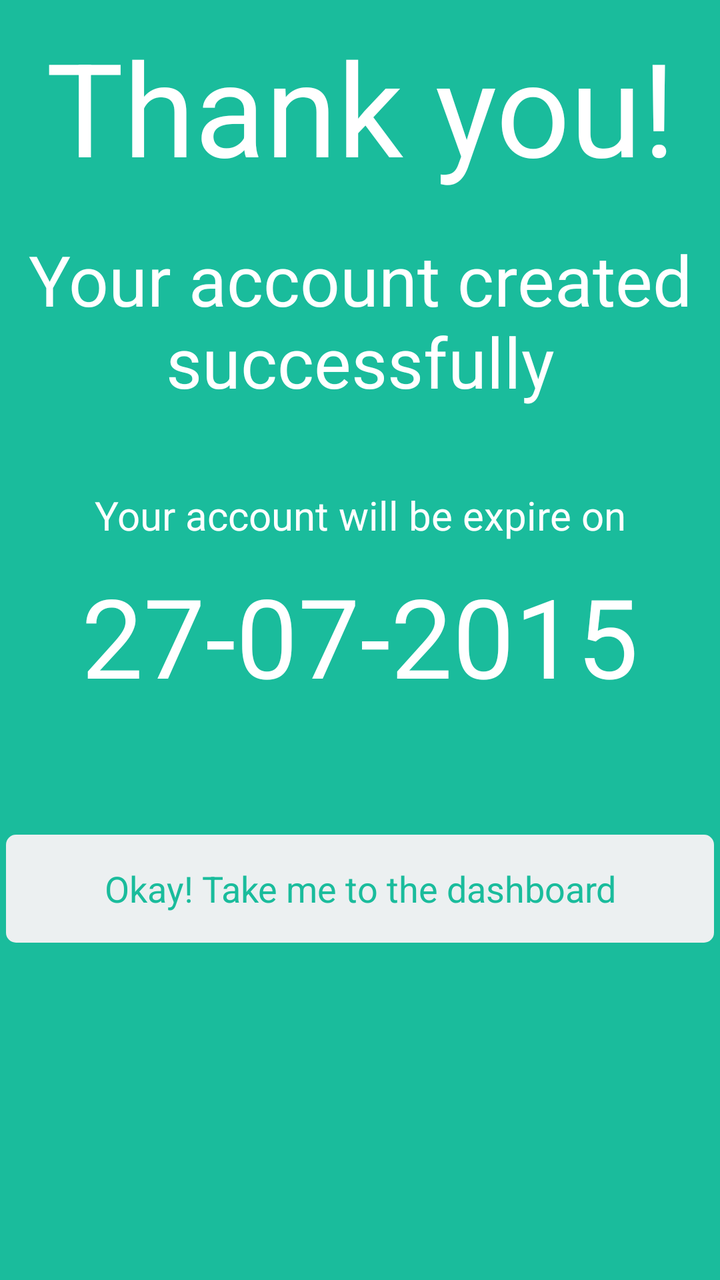
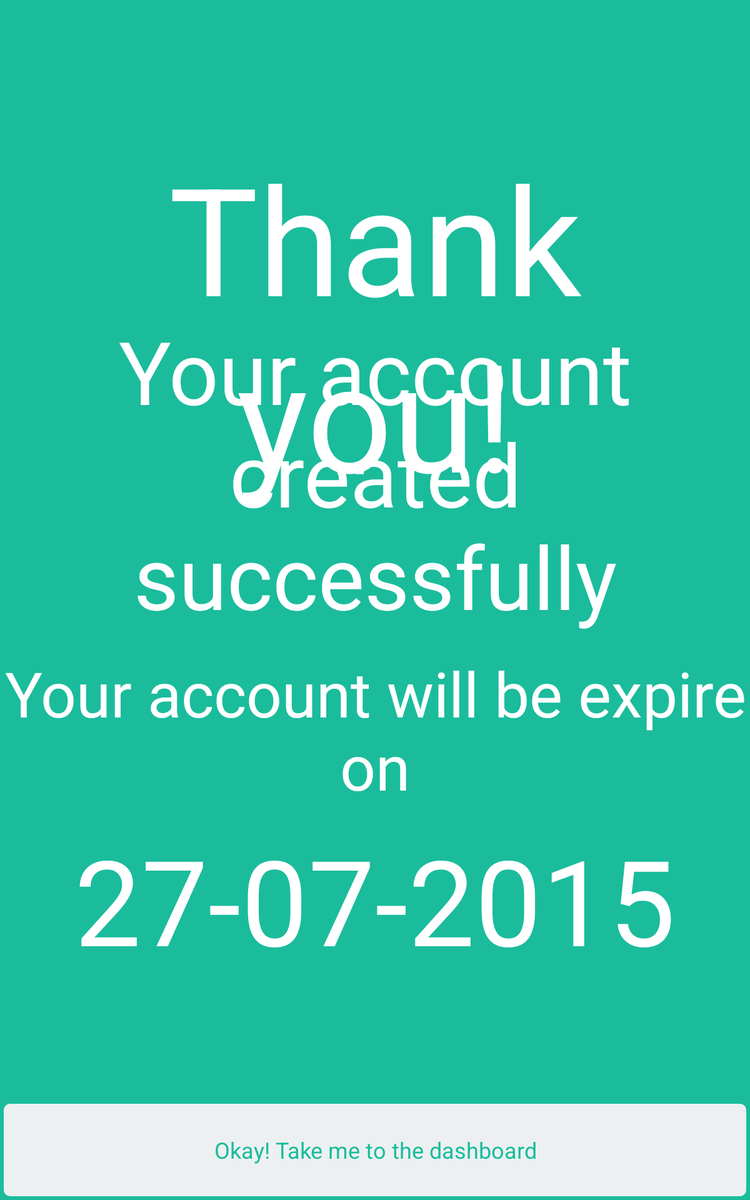

Two renders of one Android screen. The first uses the default layout on a phone; the second uses the alternative layout the repository ships for a different screen configuration, on a matching device. The two XML files are below.
<!-- AndroidManifest.xml: application theme AppTheme -->
<!-- res/layout/activity_thankyou.xml -->
<?xml version="1.0" encoding="utf-8"?>
<LinearLayout xmlns:android="http://schemas.android.com/apk/res/android"
    android:layout_width="match_parent"
    android:layout_height="match_parent"
    android:background="#1abc9c"
    android:orientation="vertical" >


    <ScrollView
        android:layout_width="match_parent"
        android:layout_height="wrap_content"
        >

        <LinearLayout
            android:layout_width="match_parent"
            android:layout_height="wrap_content"
            android:gravity="center"
            android:orientation="vertical" >

            <TextView
                android:id="@+id/welcome_premium_thanks_txt"
                android:layout_width="match_parent"
                android:layout_height="wrap_content"
                android:gravity="center_horizontal"
                android:padding="10dp"
                android:text="Thank you!"
                android:textColor="#FFFFFF"
                android:textSize="65sp" />

            <TextView
                android:id="@+id/welcome_register_success"
                android:layout_width="match_parent"
                android:layout_height="wrap_content"
                android:gravity="center_horizontal"
                android:padding="10dp"
                android:text="@string/welcome_register_success"
                android:textColor="#FFFFFF"
                android:textSize="35sp" />

            <TextView
                android:id="@+id/welcome_premium_expire_notify_txt"
                android:layout_width="match_parent"
                android:layout_height="wrap_content"
                android:layout_marginTop="30dp"
                android:gravity="center_horizontal"
                android:text="Your account will be expire on"
                android:textColor="#FFFFFF"
                android:textSize="20sp" />

            <TextView
                android:id="@+id/register_thankyou_expire_txt"
                android:layout_width="match_parent"
                android:layout_height="wrap_content"
                android:gravity="center_horizontal"
                android:padding="10dp"
                android:text="27-07-2015"
                android:layout_marginBottom="50dp"
                android:textColor="#FFFFFF"
                android:textSize="55sp" />
            <Button

                android:id="@+id/register_thankyou_btn"
                android:layout_width="match_parent"
                android:layout_height="60dp"
                android:layout_alignParentBottom="true"
                android:layout_below="@+id/scrollView1"
                android:background="@drawable/btn_light"
                android:text="@string/welcome_premium_takeme"
                android:textColor="#1abc9c" />
        </LinearLayout>




    </ScrollView>

</LinearLayout>
<!-- resources referenced by this layout -->
<resources>
  <!-- drawable btn_light (drawable) -->
  <?xml version="1.0" encoding="utf-8"?>
  <layer-list xmlns:android="http://schemas.android.com/apk/res/android" >
      <item android:left="3dp" android:right="3dp" android:top="3dp" android:bottom="3dp">
          <shape android:shape="rectangle" >
              <corners android:radius="5dp" />
              <solid android:color="#ecf0f1" />
          </shape>
      </item>
      <item android:left="3dp" android:right="3dp" android:top="3dp" android:bottom="3dp">
          <selector>
              <item android:state_pressed="true">
                  <shape android:shape="rectangle" >
                      <corners android:radius="5dp" />
                      <solid android:color="#bdc3c7" />
                  </shape>
              </item>
          </selector>
      </item>
  </layer-list>
  <string name="welcome_premium_takeme">Okay! Take me to the dashboard</string>
  <string name="welcome_register_success">Your account created successfully</string>
  <style name="AppTheme" parent="AppBaseTheme">
          
      </style>
  <!-- from res/values-v11/ -->
  <style name="AppBaseTheme" parent="android:Theme.Holo.Light">
          
      </style>
</resources>
<!-- res/layout-sw600dp/activity_thankyou.xml (the author's variant of the layout above) -->
<!-- drawn on a 7-inch tablet held upright -->
<?xml version="1.0" encoding="utf-8"?>
<RelativeLayout xmlns:android="http://schemas.android.com/apk/res/android"
    android:layout_width="match_parent"
    android:layout_height="match_parent"
    android:background="#1abc9c"
    android:orientation="vertical" >

    <ScrollView
        android:id="@+id/scrollView1"
        android:layout_width="match_parent"
        android:layout_height="wrap_content" >

        <LinearLayout
            android:layout_width="match_parent"
            android:layout_height="wrap_content"
            android:gravity="center"
            android:orientation="vertical" >
        </LinearLayout>
    </ScrollView>

    <Button
        android:id="@+id/welcome_premium_ok_btn"
        android:layout_width="match_parent"
        android:layout_height="80dp"
        android:layout_alignParentBottom="true"
        android:background="@drawable/btn_light"
        android:text="@string/welcome_premium_takeme"
        android:textColor="#1abc9c" />

    <TextView
        android:id="@+id/register_thankyou_expire_txt"
        android:layout_width="match_parent"
        android:layout_height="wrap_content"
        android:layout_above="@+id/welcome_premium_ok_btn"
        android:layout_alignParentLeft="true"
        android:layout_marginBottom="87dp"
        android:gravity="center_horizontal"
        android:padding="10dp"
        android:text="27-07-2015"
        android:textColor="#FFFFFF"
        android:textSize="95sp" />

    <TextView
        android:id="@+id/welcome_premium_expire_notify_txt"
        android:layout_width="match_parent"
        android:layout_height="wrap_content"
        android:layout_above="@+id/register_thankyou_expire_txt"
        android:layout_alignParentLeft="true"
        android:gravity="center_horizontal"
        android:text="Your account will be expire on"
        android:textColor="#FFFFFF"
        android:textSize="50sp" />

    <TextView
        android:id="@+id/welcome_premium_thanks_txt"
        android:layout_width="match_parent"
        android:layout_height="wrap_content"
        android:layout_alignParentLeft="true"
        android:layout_below="@+id/scrollView1"
        android:layout_marginTop="100dp"
        android:gravity="center_horizontal"
        android:padding="10dp"
        android:text="Thank you!"
        android:textColor="#FFFFFF"
        android:textSize="120sp" />

    <TextView
        android:id="@+id/welcome_register_success"
        android:layout_width="match_parent"
        android:layout_height="wrap_content"
        android:layout_alignTop="@id/welcome_premium_thanks_txt"
        android:layout_marginTop="140dp"
        android:gravity="center_horizontal"
        android:padding="10dp"
        android:text="@string/welcome_register_success"
        android:textColor="#FFFFFF"
        android:textSize="70sp" />

</RelativeLayout>
